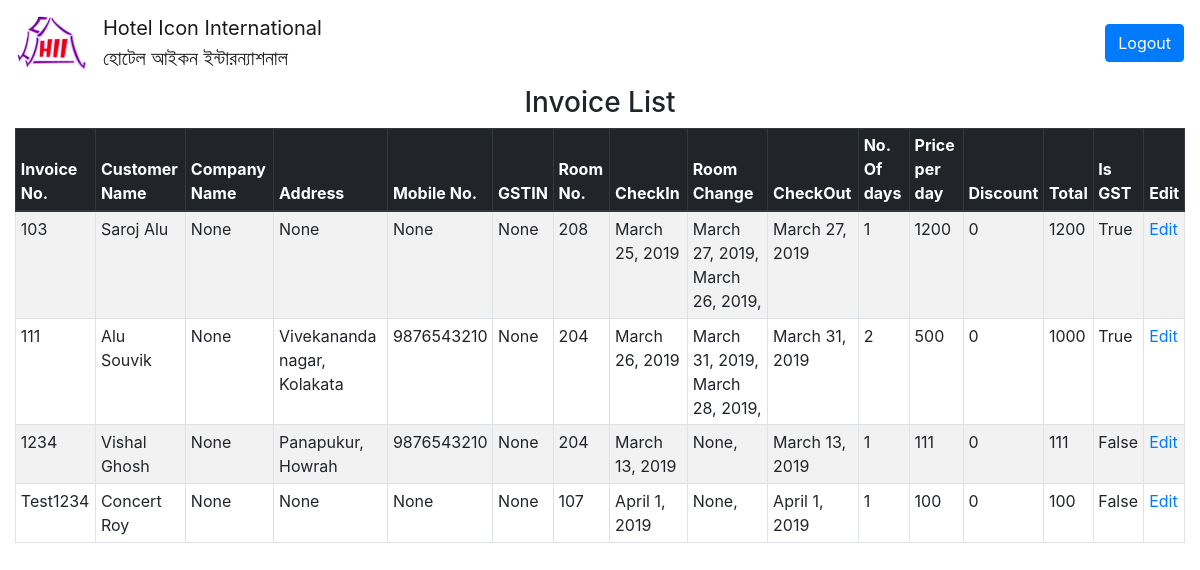
Page /accounts/viewinvoice/ (signed in) on the committed database.
### mainapp/models.py (models this page shows, shortened)
class Invoice(models.Model):
    invoice_no = models.CharField(max_length=10,unique=True)
    name = models.CharField(max_length=30)
    company_name = models.CharField(max_length=30,null=True,blank=True)
    address = models.CharField(max_length=60,null=True,blank=True)
    phone = models.CharField(max_length=13,null=True,blank=True)
    person_count = models.CharField(max_length=30)
    gstin = models.CharField(max_length=30,blank=True,null=True)
    date = models.DateField()
    room_no = models.CharField(max_length=7)
    check_in = models.DateField(verbose_name="Room In")
    check_out = models.DateField(verbose_name="Room Out")
    days_count = models.IntegerField()
    rate = models.IntegerField()
    room_no_2 = models.CharField(max_length=7,blank=True, null=True)
    check_in_2 = models.DateField(blank=True, null=True, verbose_name="Room In 2")
    check_out_2 = models.DateField(blank=True, null=True, verbose_name="Room out 2")
    days_count_2 = models.IntegerField(default=0)
    rate_2 = models.IntegerField(default=0)
    room_no_3 = models.CharField(max_length=7,blank=True, null=True)
    check_in_3 = models.DateField(blank=True, null=True, verbose_name="Room In 3")
    check_out_3 = models.DateField(blank=True, null=True, verbose_name="Room out 3")
    days_count_3 = models.IntegerField(default=0)
    rate_3 = models.IntegerField(default=0)
    discount = models.IntegerField(default=0)
    remark = models.CharField(max_length=50,null=True,blank=True)
    is_gst = models.BooleanField(default=False)
    def total(self): return (self.rate*self.days_count)
    def final_checkout(self):
        if self.check_out_3: return self.check_out_3
        elif self.check_out_2: return self.check_out_2
        else: return self.check_out
    def room_change(self):
        if self.check_in_3: return [self.check_in_3,self.check_in_2]
        elif self.check_in_2: return [self.check_in_2]
        else: return [None]

### mainapp/views.py (the view)
# urls.py: path('accounts/viewinvoice/', views.view_invoice,name="viewinvoice"),
@login_required
def view_invoice(request):
    objects = Invoice.objects.all()
    return render(request,'viewinvoice.html',{'objects':objects})

### mainapp/templates/viewinvoice.html (shortened to what this page needs)
{% extends 'master.html' %}
{% block content %}
<div class="container-fluid">
    <h3 class="text-center">Invoice List</h3>
    <table class="table table-striped table-sm table-hover table-bordered">
        <thead class="thead-dark">
            <th scope="col">Invoice No.</th>
            <th scope="col">Customer Name</th>
            <th scope="col">Company Name</th>
            <th scope="col">Address</th>
            <th scope="col">Mobile No.</th>
            <th scope="col">GSTIN</th>
            <th scope="col">Room No.</th>
            <th scope="col">CheckIn</th>
            <th scope="col">Room Change</th>
            <th scope="col">CheckOut</th>
            <th scope="col">No. Of days</th>
            <th scope="col">Price per day</th>
            <th scope="col">Discount</th>
            <th scope="col">Total</th>
            <th scope="col">Is GST</th>
            <th scope="col">Edit</th>
        </thead>
        <tbody>
            {% for obj in objects %}
            <tr scope="row">
                <td>{{obj.invoice_no}}</td>
                <td>{{obj.name}}</td>
                <td>{{obj.company_name}}</td>
                <td>{{obj.address}}</td>
                <td>{{obj.phone}}</td>
                <td>{{obj.gstin}}</td>
                <td>{{obj.room_no}}</td>
                <td>{{obj.check_in}}</td>
                <td>{% for d in obj.room_change %} {{d}}, {% endfor %}</td>
                <td>{{obj.final_checkout}}</td>
                <td>{{obj.days_count}}</td>
                <td>{{obj.rate}}</td>
                <td>{{obj.discount}}</td>
                <td>{{obj.total}}</td>
                <td>{{obj.is_gst}}</td>
                <td><a href="{% url 'editinvoice' obj.pk %}">Edit</a></td>
            </tr>
            {% endfor %}
        </tbody>
    </table>
</div>
{% endblock %}

### mainapp/templates/master.html (shortened to what this page needs)
<!DOCTYPE html>
<html lang="en">
<head>
{% load static %}
    <link rel="stylesheet" href="{% static 'css/bootstrap.min.css' %}">
</head>
<body>
        <nav class="navbar navbar-light" style="background-color: #fff">
            <a class="navbar-brand" href="#">
            <img src="{% static 'logo.png' %}" width="71px">
            </a>
            <a class="navbar-brand mr-auto" href="/accounts/profile/">
                Hotel Icon International <br>
                হোটেল আইকন ইন্টারন্যাশনাল
            </a>
            <a href="{% url 'logout' %}" class="navbar-item btn btn-round btn-primary">Logout</a>
        </nav>
    {% block content %}{% endblock %}
</body>
</html>

### rows in the picture
Invoice: invoice_no "103", name "Saroj Alu", company_name "None", address "None", phone "None", gstin "None", room_no "208", check_in "March 25, 2019", room_change "March 27, 2019" "March 26, 2019", final_checkout "March 27, 2019", days_count "1", rate "1200", discount "0", total "1200", is_gst "True"
Invoice: invoice_no "111", name "Alu Souvik", company_name "None", address "Vivekananda nagar, Kolakata", phone "9876543210", gstin "None", room_no "204", check_in "March 26, 2019", room_change "March 31, 2019" "March 28, 2019", final_checkout "March 31, 2019", days_count "2", rate "500", discount "0", total "1000", is_gst "True"
Invoice: invoice_no "1234", name "Vishal Ghosh", company_name "None", address "Panapukur, Howrah", phone "9876543210", gstin "None", room_no "204", check_in "March 13, 2019", room_change "None", final_checkout "March 13, 2019", days_count "1", rate "111", discount "0", total "111", is_gst "False"
Invoice: invoice_no "Test1234", name "Concert Roy", company_name "None", address "None", phone "None", gstin "None", room_no "107", check_in "April 1, 2019", room_change "None", final_checkout "April 1, 2019", days_count "1", rate "100", discount "0", total "100", is_gst "False"
